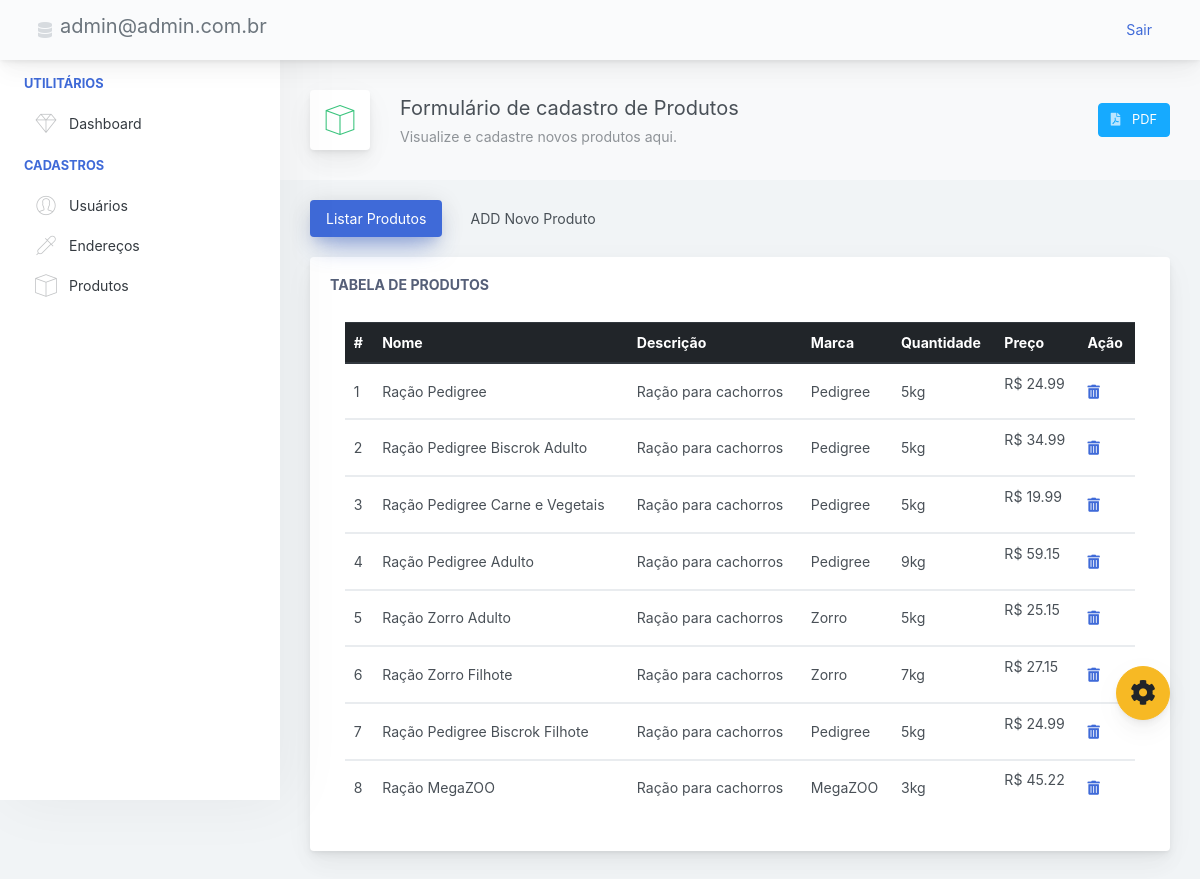
Screenshot of /Dashboard/produtos.php (signed in) with the database file from the repository.
### tables this page shows
CREATE TABLE produto (
  idProduto int(11) NOT NULL auto_increment,
  nome varchar(45) NOT NULL,
  descricao varchar(45) NOT NULL,
  marca varchar(45) NOT NULL,
  quantidade varchar(45) NOT NULL,
  preco float(45) NOT NULL,
  foto varchar(100) NOT NULL,
  PRIMARY KEY(idProduto)
);

### Listar/tabelaProduto.php (the view)
<?php
include("../conexao/conexao.php");
$sql = "SELECT * FROM produto";
$resultado = mysqli_query($conn,$sql);
?>
<div class="table-responsive">
<table class="table">
   <thead class="thead-dark">
      <tr>
         <th scope="col">#</th>
         <th scope="col">Nome</th>
         <th scope="col">Descrição</th>
         <th scope="col">Marca</th>
         <th scope="col">Quantidade</th>
         <th scope="col">Preço</th>
         <th scope="col">Ação</th>
      </tr>
   </thead>
   <?php
      while($dado = mysqli_fetch_array($resultado)){ ?>
   <tbody>
      <tr>
         <td><?php echo $dado["idProduto"] ;?></td>
         <td><?php echo $dado["nome"] ;?></td>
         <td><?php echo $dado["descricao"] ;?></td>
         <td><?php echo $dado["marca"] ;?></td>
         <td><?php echo $dado["quantidade"] ;?></td>
         <td><p>R$ <?php echo $dado["preco"] ;?></td></p>
         <td>
            <?php echo "<a href='../Excluir/excluirProduto.php?idProduto=" . $dado["idProduto"] . "'> "?>
            <i class="fas fa-trash-alt"></i> <?php echo "</a>";?>
         </td>
   </tbody>
   <?php
      }
      ?>
</table>
</div>

### rows the page displays
produto: idProduto "1", nome "Ração Pedigree", descricao "Ração para cachorros", marca "Pedigree", quantidade "5kg", preco "24.99"
produto: idProduto "2", nome "Ração Pedigree Biscrok Adulto", descricao "Ração para cachorros", marca "Pedigree", quantidade "5kg", preco "34.99"
produto: idProduto "3", nome "Ração Pedigree Carne e Vegetais", descricao "Ração para cachorros", marca "Pedigree", quantidade "5kg", preco "19.99"
produto: idProduto "4", nome "Ração Pedigree Adulto", descricao "Ração para cachorros", marca "Pedigree", quantidade "9kg", preco "59.15"
produto: idProduto "5", nome "Ração Zorro Adulto", descricao "Ração para cachorros", marca "Zorro", quantidade "5kg", preco "25.15"
produto: idProduto "6", nome "Ração Zorro Filhote", descricao "Ração para cachorros", marca "Zorro", quantidade "7kg", preco "27.15"
produto: idProduto "7", nome "Ração Pedigree Biscrok Filhote", descricao "Ração para cachorros", marca "Pedigree", quantidade "5kg", preco "24.99"
produto: idProduto "8", nome "Ração MegaZOO", descricao "Ração para cachorros", marca "MegaZOO", quantidade "3kg", preco "45.22"

### other values shown
$_SESSION['login'] "admin@admin.com.br"
